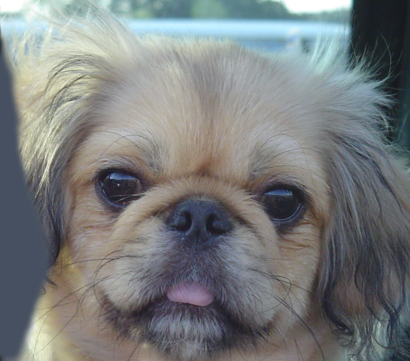
%> input picture Assignment 2/data/dog.bmp, 410 x 361 px
$ octave SamplingDemo_Incomplete.m   (GNU Octave 9; MATLAB toolbox functions it lacks are replaced by stand-ins)
%> lines starting %> are read from the running program, lines starting %| are printed output that depends on the picture

% Author: Abdallah S. Abdallah aua639@psu.edu
% SamplingDemo_Incomplete - Version: 0.1


clear;
clc;

close all; % closes all figures

%% Setup
% read images and convert to floating point format
dog = imread('./data/dog.bmp');
%> dog is the input picture: size 361x410x3 uint8; mean R, G, B 121.2, 124.5, 125
cat = imread('./data/cat.bmp');
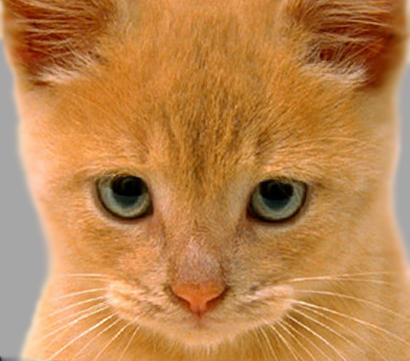
%> input picture Assignment 2/data/cat.bmp, 410 x 361 px
%> cat is the input picture: size 361x410x3 uint8; mean R, G, B 188.3, 132.5, 77.1
bird = imread('./data/bird.bmp');
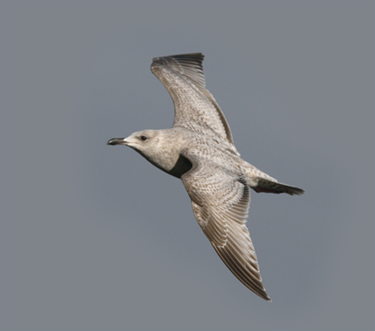
%> input picture Assignment 2/data/bird.bmp, 375 x 331 px
%> bird is the input picture: size 331x375x3 uint8; mean R, G, B 127.7, 131.3, 136.8
fish = imread('./data/fish.bmp');
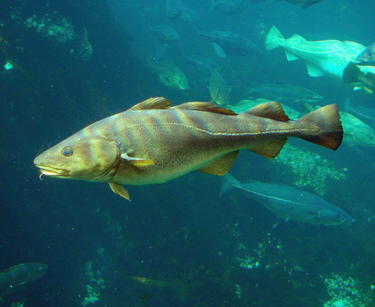
%> input picture Assignment 2/data/fish.bmp, 375 x 307 px
%> fish is the input picture: size 307x375x3 uint8; mean R, G, B 27.2, 95.5, 98.4


image1double = double (dog)/255;
image2double = double (cat)/255;
image3double = double (bird)/255;
image4double = double (fish)/255;


dog_gray = rgb2gray(dog);
cat_gray = rgb2gray(cat);
bird_gray = rgb2gray(bird);
fish_gray = rgb2gray(fish);
% figure;imshowpair(image1_gray, image2_gray, 'montage');

out1 = zeros(floor(size(dog_gray,1)/2), floor(size(dog_gray,2)/2));


% Down sampling by a factor of two
out1 = dog_gray(1:2:end, 1:2:end);

figure;imshow(out1);

%% alternative downsample method.

out11 = imresize(dog_gray,0.5);
figure;imshow(out11);

%% Class Sampling Lab1
% Create an Upsampler with a factor of two using the imresize function
scale =2; fontSize = 10;
B = imresize(dog_gray,scale);
figure; imshow(B);
title('Upsampler by factor of 2', 'FontSize', fontSize, 'Interpreter', 'None');


%% Implement Sampling Lab2
numrows = 720; numcols = 820;

cat_rs = imresize(cat_gray,[numrows/2 numcols/2]);
dog_rs = imresize(dog_gray,[numrows/2 numcols/2]);
fish_rs = imresize(fish_gray,[numrows/2 numcols/2]);
bird_rs = imresize(bird_gray,[numrows/2 numcols/2]);
newimg = [cat_rs bird_rs ;fish_rs dog_rs];
figure;
imshow(newimg)
%%

method = "nearest";
cat_rs_1 = imresize(cat_gray,[numrows/2 numcols/2],method);
dog_rs_1 = imresize(dog_gray,[numrows/2 numcols/2],method);
fish_rs_1 = imresize(fish_gray,[numrows/2 numcols/2],method);
bird_rs_1 = imresize(bird_gray,[numrows/2 numcols/2],method);
newimg_1 = [cat_rs_1 bird_rs_1 ;fish_rs_1 dog_rs_1];

method = "bilinear";
cat_rs_2 = imresize(cat_gray,[numrows/2 numcols/2],method);
dog_rs_2 = imresize(dog_gray,[numrows/2 numcols/2],method);
fish_rs_2 = imresize(fish_gray,[numrows/2 numcols/2],method);
bird_rs_2 = imresize(bird_gray,[numrows/2 numcols/2],method);
newimg_2 = [cat_rs_2 bird_rs_2 ;fish_rs_2 dog_rs_2];

method = "bicubic";
cat_rs_3 = imresize(cat_gray,[numrows/2 numcols/2],method);
dog_rs_3 = imresize(dog_gray,[numrows/2 numcols/2],method);
fish_rs_3 = imresize(fish_gray,[numrows/2 numcols/2],method);
bird_rs_3 = imresize(bird_gray,[numrows/2 numcols/2],method);

newimg_3 = [cat_rs_3 bird_rs_3 ;fish_rs_3 dog_rs_3];

figure;
% subplot(1,3,1);
imshow(newimg_1);
figure;
% subplot(1,3,2);
imshow(newimg_2);
figure;

% subplot(1,3,3);
imshow(newimg_3);

%% Represent in Frequency domain

ni_1_fft = fft2(newimg_1);
ni_2_fft = fft2(newimg_2);
ni_3_fft = fft2(newimg_3);
% [9 lines of commented-out code are left out]


diff12 = fftshift(log(1+abs(ni_1_fft)))- fftshift(log(1+abs(ni_2_fft)));
diff13 = fftshift(log(1+abs(ni_1_fft)))- fftshift(log(1+abs(ni_3_fft)));
diff23 = fftshift(log(1+abs(ni_2_fft)))- fftshift(log(1+abs(ni_3_fft)));

figure;
imshow(diff12);
% displayFFT(diff12);
title('diff12');

figure;
imshow(diff13);
title('diff13');

figure;
imshow(diff23);
title('diff23');


%% Representing in color
% *First diff*
XX = (uint8(diff12));
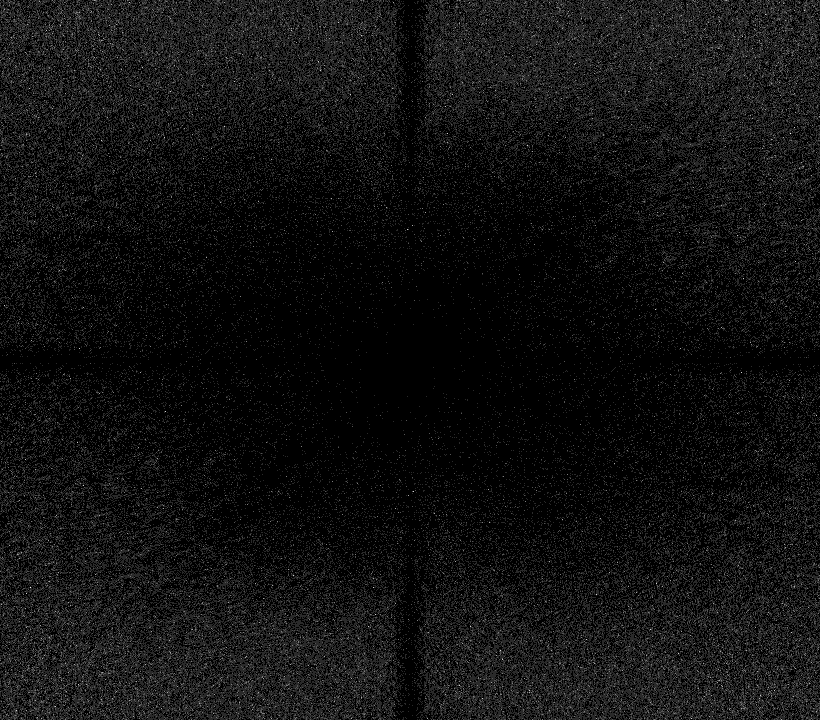
%> XX: size 720x820 uint8; min 0, max 6, mean 0.402; drawn with min black and max white
% Compute the thresholds
thresh = multithresh(XX,2);
%> thresh = [0 1]

% Apply the thresholds to obtain segmented image
seg_I = imquantize(XX,thresh);

% Show the various segments in the segmented image in color
RGB = label2rgb(seg_I);
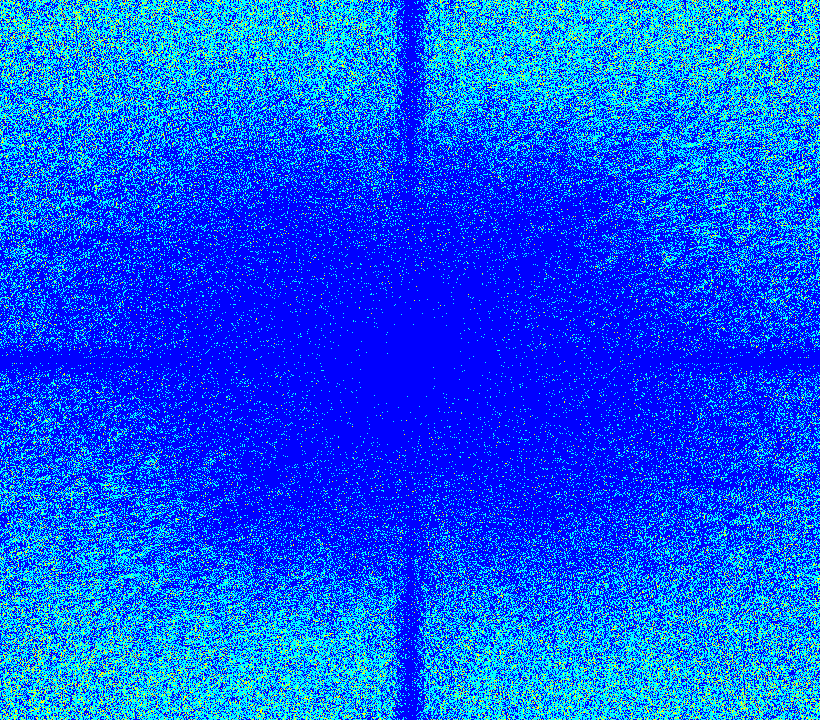
%> RGB: size 720x820x3 uint8; mean R, G, B 11.4, 89.5, 243.6
figure, imshow(RGB);colorbar;
title('dif13');
% %% Second Diff
XX = (uint8(diff12));
% Compute the thresholds
thresh = multithresh(XX,2);

% Apply the thresholds to obtain segmented image
seg_I = imquantize(XX,thresh);

% Show the various segments in the segmented image in color
RGB = label2rgb(seg_I);
figure, imshow(RGB);colorbar;
title('dif13');
% Third Diff
XX = (uint8(diff12));
% Compute the thresholds
thresh = multithresh(XX,2);

% Apply the thresholds to obtain segmented image
seg_I = imquantize(XX,thresh);

% Show the various segments in the segmented image in color
RGB = label2rgb(seg_I);
figure, imshow(RGB);colorbar;
title('dif23');


%% Implement Sampling Lab3

br1 = imresize(fish_gray,4,'nearest');
cbr1 = edge(br1, 'canny');
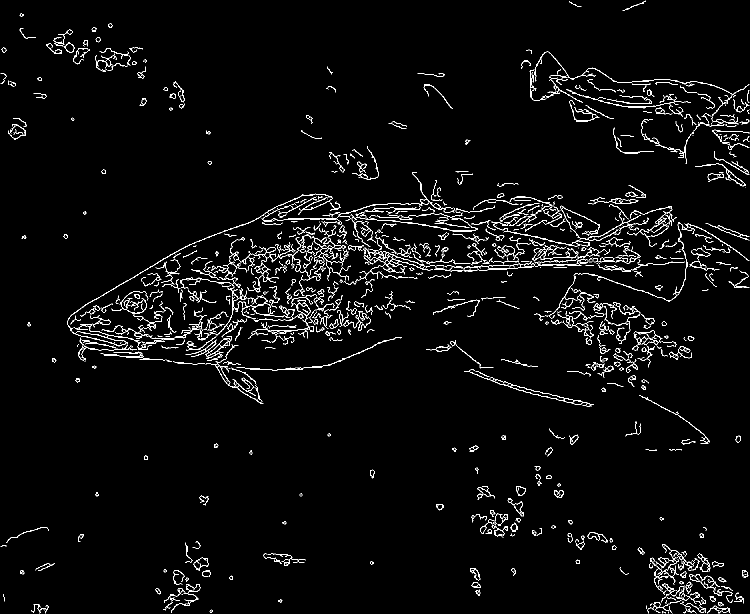
%> cbr1: size 1228x1500 logical (shown at 1/2 size); 2.9% white in thin lines or dots
br2 = imresize(fish_gray,4,'bilinear');
cbr2 = edge(br2, 'canny');
%> cbr2: size 1228x1500 logical; 2.2% white in thin lines or dots
br3 = imresize(fish_gray,4,'bicubic');
cbr3 = edge(br3, 'canny');
%> cbr3: size 1228x1500 logical; 2.4% white in thin lines or dots

figure;
imshow(cbr1);
title('cbr1');

figure;
imshow(cbr1);
title('cbr2');

figure;
imshow(cbr1);
title('cbr3');
figure;
imshow(cbr1 -cbr2);
title('diff12');

figure;
imshow(cbr1 -cbr3);
title('diff13');

figure;
imshow(cbr2 -cbr3);
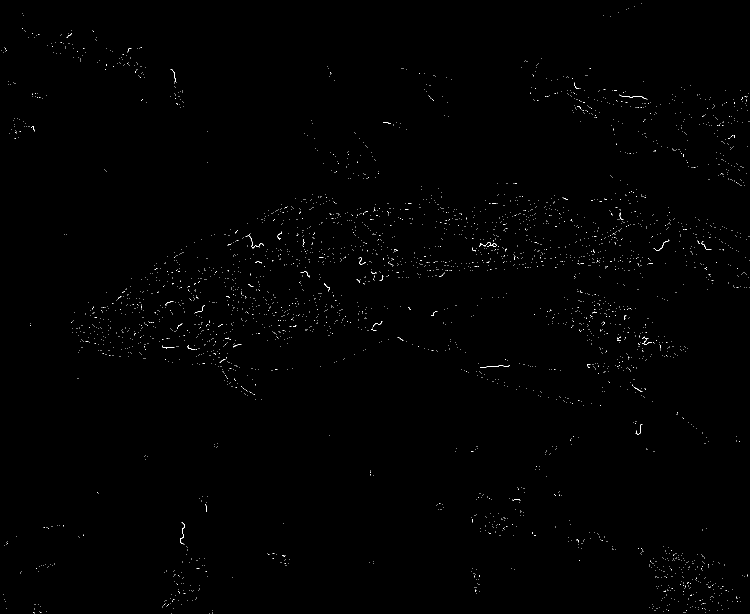
%> displayed picture: size 1228x1500, on the screen's scale of 0 to 255 (shown at 1/2 size); 0.34% white in thin lines or dots
title('diff23');
